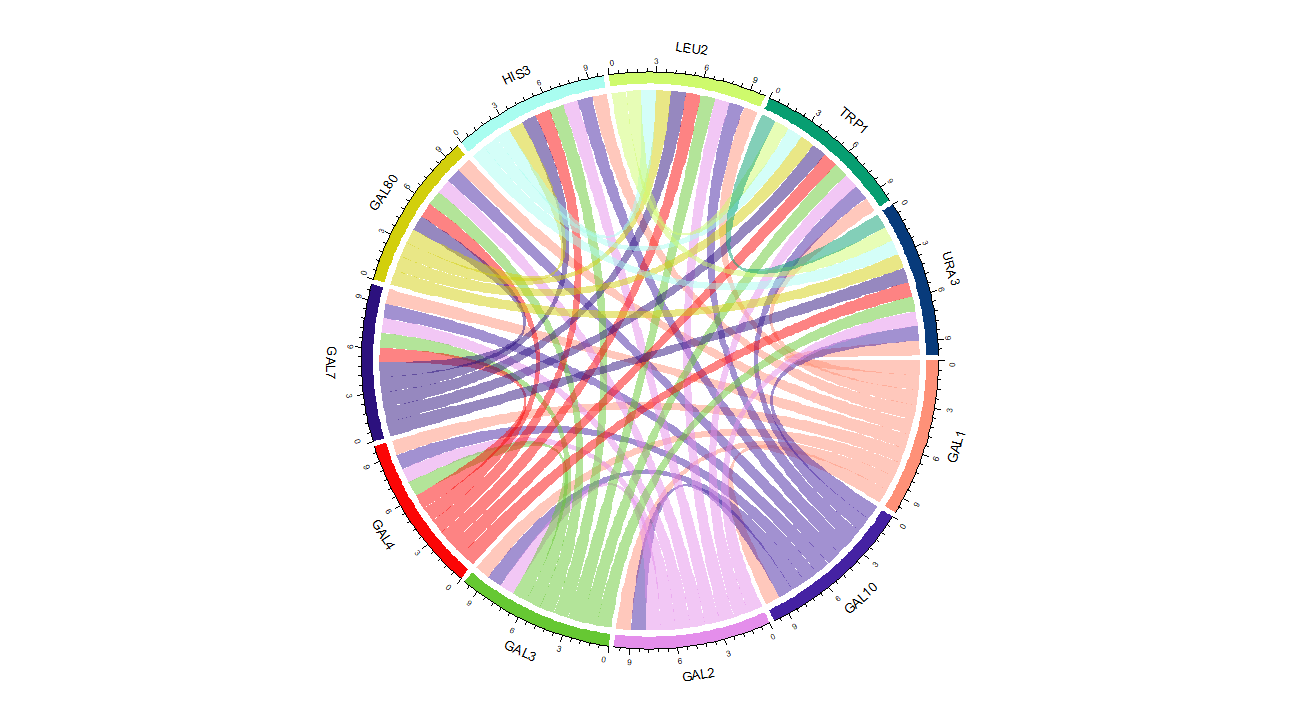

The script that drew this image:
# Basic plot


# Loading data ------------------------------------------------------------

library(readr)
library(dplyr)
library(janitor)

string_db_data <- read_tsv("string_interactions_short.tsv") |> clean_names()
gal1_interaction_data <- as_tibble(string_db_data) |> 
  rename(node1 = number_node1) |> select(node1, node2)

# Interaction Matrix

adjan_matrix <- with(gal1_interaction_data, table(node1, node2))


# Graph -------------------------------------------------------------------

library(circlize)
library(ggplot2)

p <- chordDiagram(adjan_matrix, transparency = 0.5)
